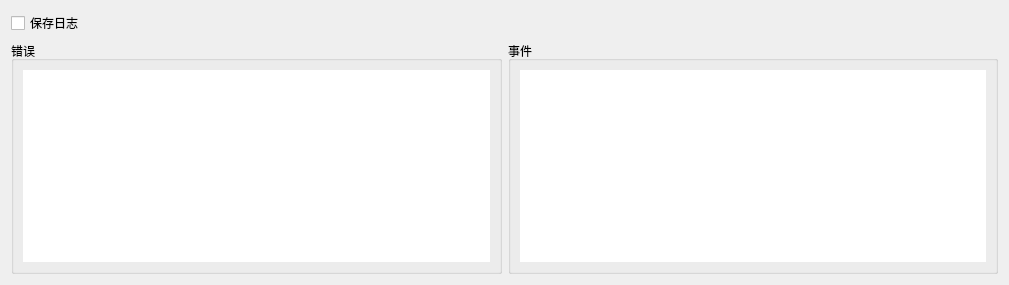
      <widget class="QWidget" name="tab_log">
       <attribute name="title">
        <string>日志</string>
       </attribute>
       <layout class="QGridLayout" name="gridLayout_8">
        <item row="0" column="0">
         <widget class="QCheckBox" name="chbSaveLog">
          <property name="text">
           <string>保存日志</string>
          </property>
         </widget>
        </item>
        <item row="0" column="1">
         <spacer name="horizontalSpacer_13">
          <property name="orientation">
           <enum>Qt::Horizontal</enum>
          </property>
          <property name="sizeType">
           <enum>QSizePolicy::Preferred</enum>
          </property>
          <property name="sizeHint" stdset="0">
           <size>
            <width>908</width>
            <height>20</height>
           </size>
          </property>
         </spacer>
        </item>
        <item row="1" column="0" colspan="2">
         <layout class="QHBoxLayout" name="horizontalLayout">
          <item>
           <widget class="QGroupBox" name="groupBox_3">
            <property name="title">
             <string>错误</string>
            </property>
            <layout class="QGridLayout" name="gridLayout_7">
             <item row="0" column="0">
              <widget class="QTextEdit" name="txtError">
               <property name="font">
                <font>
                 <pointsize>11</pointsize>
                </font>
               </property>
               <property name="frameShape">
                <enum>QFrame::NoFrame</enum>
               </property>
               <property name="frameShadow">
                <enum>QFrame::Plain</enum>
               </property>
               <property name="lineWidth">
                <number>0</number>
               </property>
               <property name="readOnly">
                <bool>true</bool>
               </property>
              </widget>
             </item>
            </layout>
           </widget>
          </item>
          <item>
           <widget class="QGroupBox" name="groupBox_4">
            <property name="title">
             <string>事件</string>
            </property>
            <layout class="QGridLayout" name="gridLayout_5">
             <item row="0" column="0">
              <widget class="QTextEdit" name="txtEvent">
               <property name="font">
                <font>
                 <pointsize>11</pointsize>
                </font>
               </property>
               <property name="frameShape">
                <enum>QFrame::NoFrame</enum>
               </property>
               <property name="frameShadow">
                <enum>QFrame::Plain</enum>
               </property>
               <property name="lineWidth">
                <number>0</number>
               </property>
               <property name="readOnly">
                <bool>true</bool>
               </property>
              </widget>
             </item>
            </layout>
           </widget>
          </item>
         </layout>
        </item>
       </layout>
      </widget>
